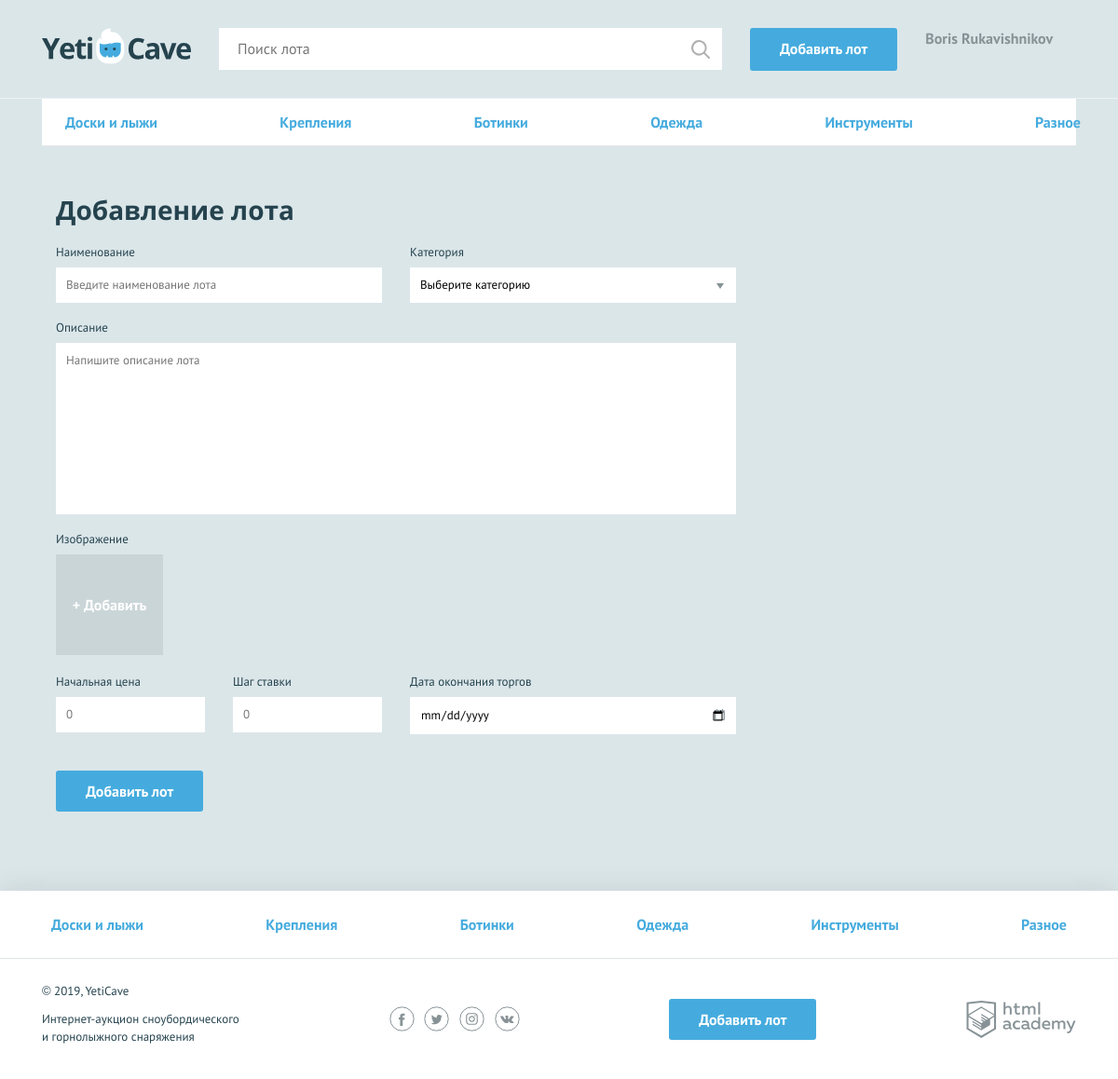
The page /add.php on the database its author committed.
### tables this page shows
CREATE TABLE IF NOT EXISTS `category` (
  `id` int(11) PRIMARY KEY NOT NULL AUTO_INCREMENT,
  `category` char(128) DEFAULT NULL
);

### functions.php (called while the page is built, shortened)
<?php
function include_template($name, $data) {
    $name = 'templates/' . $name;
    extract($data);
    require $name;
    $result = ob_get_clean();
    return $result;
}
function fetch_all($result) {
    $i = 0;
    $arr = [];
    while($var = mysqli_fetch_array($result)) {
        $arr[$i] = $var;
        $i++;
    }
    return $arr;
}
?>

### data.php (called while the page is built, shortened)
<?php
$is_auth = rand(0, 1);
$user_name = "Boris Rukavishnikov";
?>

### templates/add.php (the view, shortened to what this page needs)
<nav class="nav">
    <ul class="nav__list container">
        <?php foreach ($categories as $val): ?>
        <li class="nav__item">
            <a href="all-lots.html"><?= $val["category"];?></a>
        </li>
        <?php endforeach; ?>
    </ul>
</nav>
<form class="form form--add-lot container
             <?= (isset($errors)) ? 'form--invalid' : '';?>"
      action="add.php" method="post" enctype="multipart/form-data">
    <h2>Добавление лота</h2>
    <div class="form__container-two">
        <div class="form__item <?= (isset($errors['name_lot'])) ? 'form__item--invalid' : '';?>">
            <label for="lot-name">Наименование</label>
            <input id="lot-name" type="text" name="name_lot" placeholder="Введите наименование лота"
            value="<?= (isset($lot['name_lot'])) ? $lot['name_lot'] : ''; ?>">
        </div>
        <div class="form__item
            <?= (isset($errors['category'])) ? 'form__item--invalid' : '' ?>">
            <label for="category">Категория</label>
            <select id="category" name="category">
                <option value="">Выберите категорию</option>
            </select>
        </div>
    </div>
    <div class="form__item form__item--wide <?= (isset($errors['description'])) ? 'form__item--invalid' : '';?>">
        <label for="message">Описание</label>
        <textarea id="message" name="description" placeholder="Напишите описание лота" value="<?= (isset($lot['description'])) ? $lot['description'] : ''; ?>"></textarea>
    </div>
    <div class="form__item form__item--file <?= (isset($errors['url_picture'])) ? 'form__item--invalid' : '';?>">
        <label>Изображение</label>
        <div class="form__input-file">
            <label for="photo2">
                <span>+ Добавить</span>
            </label>
        </div>
    </div>
    <div class="form__container-three">
        <div class="form__item form__item--small <?= (isset($errors['start_price'])) ? 'form__item--invalid' : '';?>">
            <label for="lot-rate">Начальная цена</label>
            <input id="lot-rate" type="text" name="start_price" placeholder="0"
            value="<?= (isset($lot['start_price'])) ? $lot['start_price'] : ''; ?>">
        </div>
        <div class="form__item form__item--small <?= (isset($errors['bid_step'])) ? 'form__item--invalid' : '';?>">
            <label for="lot-step">Шаг ставки</label>
            <input id="lot-step" type="text" name="bid_step" placeholder="0"
            value="<?= (isset($lot['bid_step'])) ? $lot['bid_step'] : ''; ?>">
        </div>
        <div class="form__item <?= (isset($errors['date_finish'])) ? 'form__item--invalid' : '';?>">
            <label for="lot-date">Дата окончания торгов</label>
            <input class="form__input-date" id="lot-date" type="date" name="date_finish" value="<?= (isset($lot['date_finish'])) ? $lot['date_finish'] : ''; ?>">
        </div>
    </div>
    <button type="submit" class="button">Добавить лот</button>
</form>

### templates/layout.php (shortened to what this page needs)
<!DOCTYPE html>
<html lang="ru">
<head>
    <link href="css/normalize.min.css" rel="stylesheet">
    <link href="css/style.css" rel="stylesheet">
</head>
<body>
    <div class="page-wrapper">
        <header class="main-header">
            <div class="main-header__container container">
                <a class="main-header__logo">
                    <img src="img/logo.svg" width="160" height="39" alt="Логотип компании YetiCave">
                </a>
                <form class="main-header__search" method="get" action="https://echo.htmlacademy.ru">
                    <input type="search" name="search" placeholder="Поиск лота">
                    <input class="main-header__search-btn" type="submit" name="find" value="Найти">
                </form>
                <a class="main-header__add-lot button" href="add.php">Добавить лот</a>
                <nav class="user-menu">
                    <?php if ($is_auth == 1): ?>
                    <div class="user-menu__logged">
                        <p>
                            <?=$user_name; ?>
                        </p>
                    </div>
                    <?php endif; ?>
                </nav>
            </div>
        </header>
        <main class="container">
            <?= $content; ?>
        </main>
    </div>
    <footer class="main-footer">
        <?php if(!empty($categories)): ?>
        <nav class="nav">
            <ul class="nav__list container">
                <?php foreach ($categories as $val): ?>
                <li class="nav__item">
                    <a href="pages/all-lots.html">
                        <?= $val["category"]; ?></a>
                </li>
                <?php endforeach; ?>
            </ul>
        </nav>
        <?php endif; ?>
        <div class="main-footer__bottom container">
            <div class="main-footer__copyright">
                <p>© 2019, YetiCave</p>
                <p>Интернет-аукцион сноубордического и горнолыжного снаряжения</p>
            </div>
            <div class="main-footer__social social">
                <a class="social__link social__link--facebook" href="#">
                </a>
                <a class="social__link social__link--twitter" href="#">
                </a>
                <a class="social__link social__link--instagram" href="#">
                </a>
                <a class="social__link social__link--vkontakte" href="#">
                </a>
            </div>
            <a class="main-footer__add-lot button" href="add-lot.html">Добавить лот</a>
            <div class="main-footer__developed-by">
                <a class="logo-academy" href="https://htmlacademy.ru/intensive/php">
                </a>
            </div>
        </div>
    </footer>
</body>
</html>

### rows shown on the page
category: category "Доски и лыжи"
category: category "Крепления"
category: category "Ботинки"
category: category "Одежда"
category: category "Инструменты"
category: category "Разное"

### other values the page prints
$user_name "Boris Rukavishnikov"
